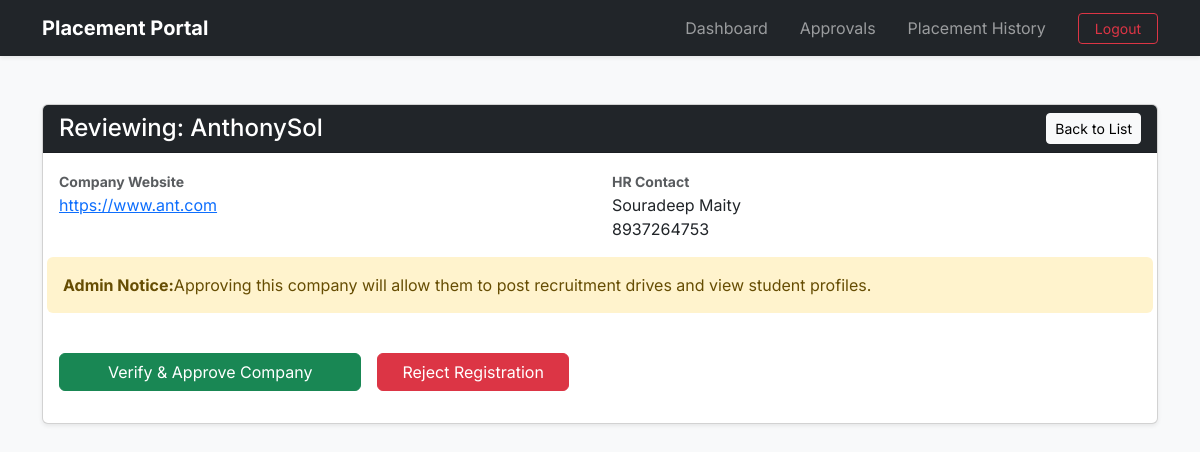
The page /admin/review_company/1 (signed in) on the database its author committed.
### application/models.py (models this page shows)
class Company(db.Model):
    __tablename__="companies"
    id=db.Column(db.Integer(),primary_key=True)
    user_id=db.Column(db.Integer(),db.ForeignKey("users.id"),nullable=False)
    company_name=db.Column(db.String(200),nullable=False)
    hr_name=db.Column(db.String(100),nullable=True)
    hr_contact=db.Column(db.String(100),nullable=True)
    website=db.Column(db.String(200),nullable=True)
    is_approved=db.Column(db.Boolean(),default=False) # Until Admin toggles this on the company wont be approved and wont be shown in dashboard
    user=db.relationship("User",back_populates="company") #Child side
    drives=db.relationship("PlacementDrive",back_populates="company",cascade="all,delete-orphan") #Parent side

### application/controllers.py (the view)
@app.route('/admin/review_company/<int:company_id>',methods=['POST','GET'])
def review_company(company_id):
    if session.get('role')!='admin':
        flash('Unauthorized!','danger')
        return redirect(url_for('login'))
    company=Company.query.get_or_404(company_id)
    return render_template('admin_review_company.html',company=company)

### templates/admin_review_company.html
{% extends 'base.html' %}
{% block content %}
<div class="container mt-4">
    <div class="card shadow-sm">
        <div class="card-header bg-dark text-white d-flex justify-content-between align-items-center">
            <h4 class="mb-0">Reviewing: {{ company.company_name }}</h4>
            <a href="{{ url_for('admin_approvals') }}" class="btn btn-sm btn-light">Back to List</a>
        </div>
        <div class="card-body">
            <div class="row mb-3">
                <div class="col-md-6">
                    <label class="fw-bold text-muted small uppercase">Company Website</label>
                    <p><a href="{{ company.website }}" target="_blank">{{ company.website }}</a></p>
                </div>
                <div class="col-md-6">
                    <label class="fw-bold text-muted small uppercase">HR Contact</label>
                    <p>{{ company.hr_name }}<br>{{ company.hr_contact }}</p>
                </div>
                <div class="alert alert-warning border-0">
                    <strong>Admin Notice:</strong>Approving this company will allow them to post recruitment drives and view student profiles.
                </div>
                <div class="d-flex gap-3 mt-4">
                    <form action="{{ url_for('approve_company',company_id=company.id) }}" method="POST">
                        <button type="submit" class="btn btn-success px-5">Verify & Approve Company</button>
                    </form>
                    <form action="{{ url_for('reject_company',company_id=company.id) }}" method="POST">
                        <button type="submit" class="btn btn-danger px-4">Reject Registration</button>
                    </form>
                </div>
            </div>
        </div>
    </div>
</div>
{% endblock %}

### templates/base.html (style rules this page uses)
body { font-family: 'Inter', sans-serif; }

### rows shown on the page
Company: company_name "AnthonySol", website "https://www.ant.com", hr_name "Souradeep Maity", hr_contact "8937264753"
